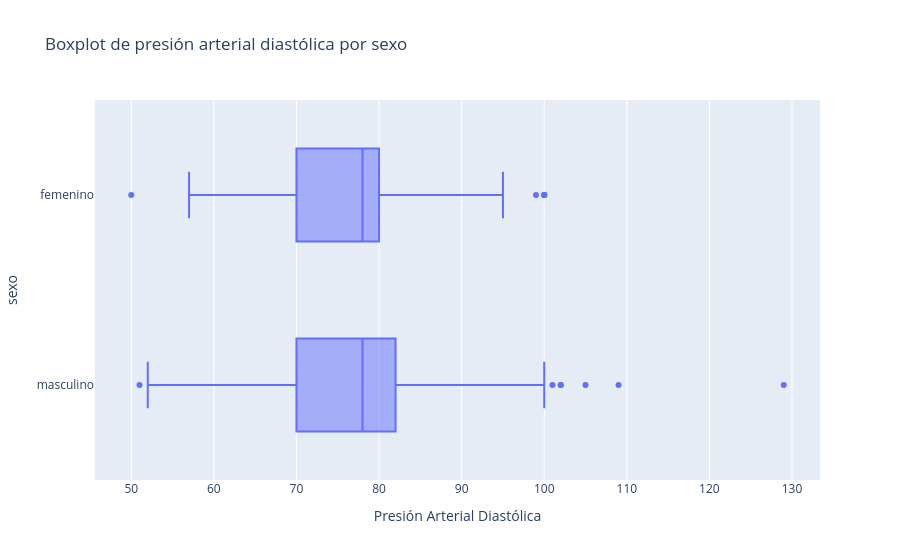

The cell this chart's notebook holds for it:
### Markdown cell above
- cLDL(mg/dl)
- HDL(mg/dl)
- trigliceridos(mg/dl)

### Code cell
fig = px.box(datos.datos, x='presion_arterial_diastolica', y='sexo', 
                         title=f'Boxplot de presión arterial diastólica por sexo')
fig.update_layout(xaxis_title='Presión Arterial Diastólica', yaxis_title='sexo')
fig.show()

### Figure 1 — Plotly figure (JSON) as saved in the notebook; plotly's stock layout.template omitted (floating-point values rounded to 4 significant figures; data arrays with more than 128 entries replaced by an {"elided": "..."} marker saying what was removed)
{"data": [{"alignmentgroup": "True", "hovertemplate": "presion_arterial_diastolica=%{x}<br>sexo=%{y}<extra></extra>", "legendgroup": "", "marker": {"color": "#636efa"}, "name": "", "notched": false, "offsetgroup": "", "orientation": "h", "showlegend": false, "type": "box", "x": {"elided": "953 int values"}, "x0": " ", "xaxis": "x", "y": {"elided": "953 str values"}, "y0": " ", "yaxis": "y"}], "layout": {"boxmode": "group", "legend": {"tracegroupgap": 0}, "title": {"text": "Boxplot de presión arterial diastólica por sexo"}, "xaxis": {"anchor": "y", "domain": [0, 1], "title": {"text": "Presión Arterial Diastólica"}}, "yaxis": {"anchor": "x", "domain": [0, 1], "title": {"text": "sexo"}}}}
